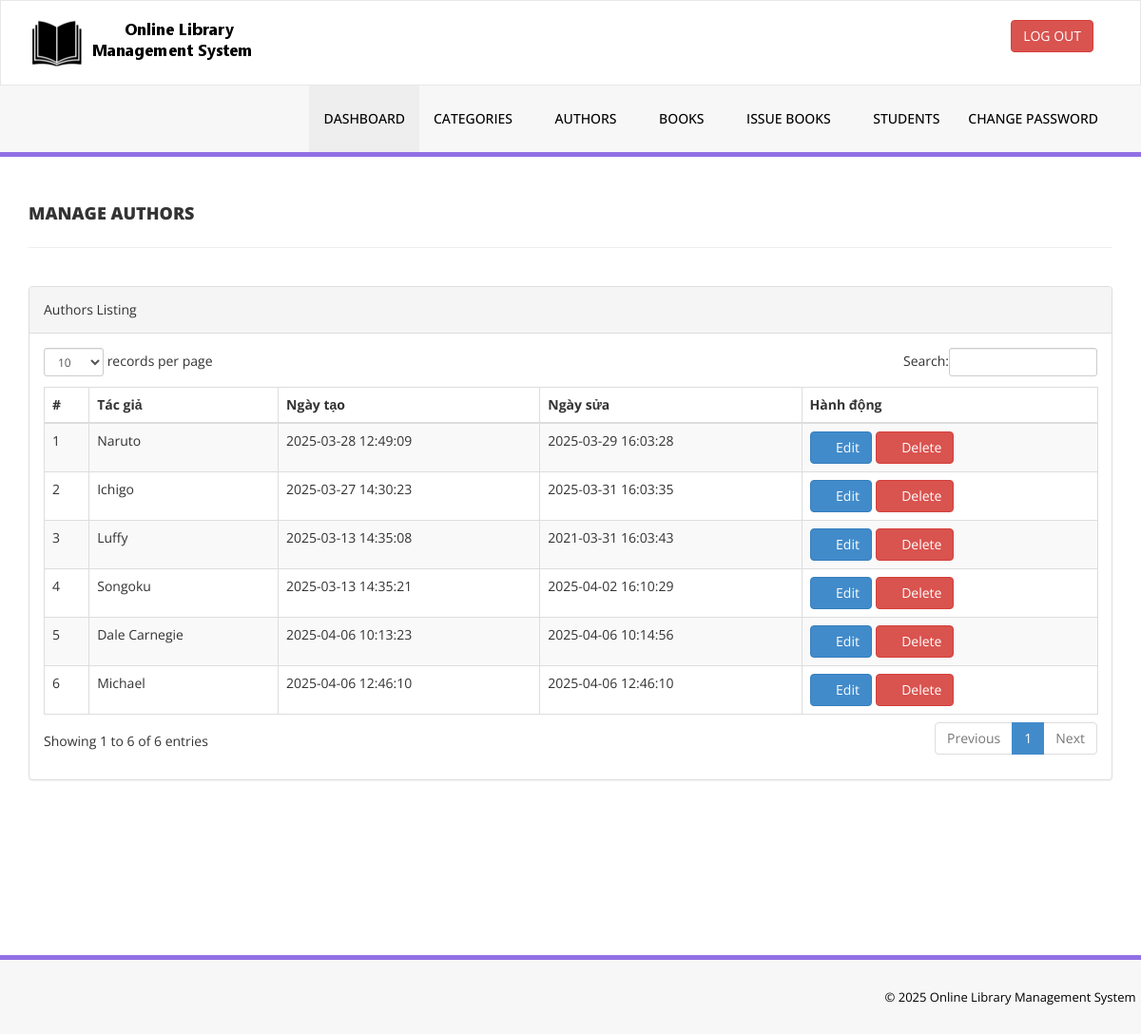
Screenshot of /admin/manage-authors.php (signed in) with the database file from the repository.
### tables this page shows
CREATE TABLE `tblauthors` (
  `id` int(11) NOT NULL,
  `AuthorName` varchar(159) DEFAULT NULL,
  `creationDate` timestamp NULL DEFAULT current_timestamp(),
  `UpdationDate` timestamp NULL DEFAULT current_timestamp() ON UPDATE current_timestamp()
);

### admin/manage-authors.php (the view, shortened to what this page needs)
<?php
include('includes/config.php');
if(strlen($_SESSION['alogin'])==0)
    {
header('location:index.php');
}
else{
    ?>
<!DOCTYPE html>
<html xmlns="http://www.w3.org/1999/xhtml">
<head>
    <link href="assets/css/bootstrap.css" rel="stylesheet" />
    <link href="assets/css/font-awesome.css" rel="stylesheet" />
    <link href="assets/js/dataTables/dataTables.bootstrap.css" rel="stylesheet" />
    <link href="assets/css/style.css" rel="stylesheet" />
</head>
<body>
<?php include('includes/header.php');?>
    <div class="content-wrapper">
         <div class="container">
        <div class="row pad-botm">
            <div class="col-md-12">
                <h4 class="header-line">Manage Authors</h4>
    </div>
     <div class="row">
</div>
        </div>
            <div class="row">
                <div class="col-md-12">
                    <div class="panel panel-default">
                        <div class="panel-heading">
                           Authors Listing
                        </div>
                        <div class="panel-body">
                            <div class="table-responsive">
                                <table class="table table-striped table-bordered table-hover" id="dataTables-example">
                                    <thead>
                                        <tr>
                                            <th>#</th>
                                            <th>Tác giả</th>
                                            <th>Ngày tạo</th>
                                            <th>Ngày sửa</th>
                                            <th>Hành động</th>
                                        </tr>
                                    </thead>
                                    <tbody>
<?php $sql = "SELECT * from  tblauthors";
$query = $dbh -> prepare($sql);
$query->execute();
$results=$query->fetchAll(PDO::FETCH_OBJ);
$cnt=1;
if($query->rowCount() > 0)
{
foreach($results as $result)
{               ?>
                                        <tr class="odd gradeX">
                                            <td class="center"><?php echo htmlentities($cnt);?></td>
                                            <td class="center"><?php echo htmlentities($result->AuthorName);?></td>
                                            <td class="center"><?php echo htmlentities($result->creationDate);?></td>
                                            <td class="center"><?php echo htmlentities($result->UpdationDate);?></td>
                                            <td class="center">
                                            <a href="edit-author.php?athrid=<?php echo htmlentities($result->id);?>"><button class="btn btn-primary"><i class="fa fa-edit "></i> Edit</button>
                                          <a href="manage-authors.php?del=<?php echo htmlentities($result->id);?>" onclick="return confirm('Are you sure you want to delete?');"" >  <button class="btn btn-danger"><i class="fa fa-pencil"></i> Delete</button>
                                            </td>
                                        </tr>
 <?php $cnt=$cnt+1;}} ?>
                                    </tbody>
                                </table>
                            </div>
                        </div>
                    </div>
                </div>
            </div>
    </div>
    </div>
  <?php include('includes/footer.php');?>
</body>
</html>
<?php } ?>

### admin/assets/css/style.css (style rules this page uses)
.content-wrapper { margin-top: 40px; min-height:800px; padding-bottom:90px; }
.header-line { font-weight:900; padding-bottom:25px; border-bottom:1px solid #eeeeee; text-transform:uppercase; }
.pad-botm { padding-bottom:30px; }

### rows the page displays
tblauthors: AuthorName "Naruto", creationDate "2025-03-28 12:49:09", UpdationDate "2025-03-29 16:03:28"
tblauthors: AuthorName "Ichigo", creationDate "2025-03-27 14:30:23", UpdationDate "2025-03-31 16:03:35"
tblauthors: AuthorName "Luffy", creationDate "2025-03-13 14:35:08", UpdationDate "2021-03-31 16:03:43"
tblauthors: AuthorName "Songoku", creationDate "2025-03-13 14:35:21", UpdationDate "2025-04-02 16:10:29"
tblauthors: AuthorName "Dale Carnegie", creationDate "2025-04-06 10:13:23", UpdationDate "2025-04-06 10:14:56"
tblauthors: AuthorName "Michael", creationDate "2025-04-06 12:46:10", UpdationDate "2025-04-06 12:46:10"
